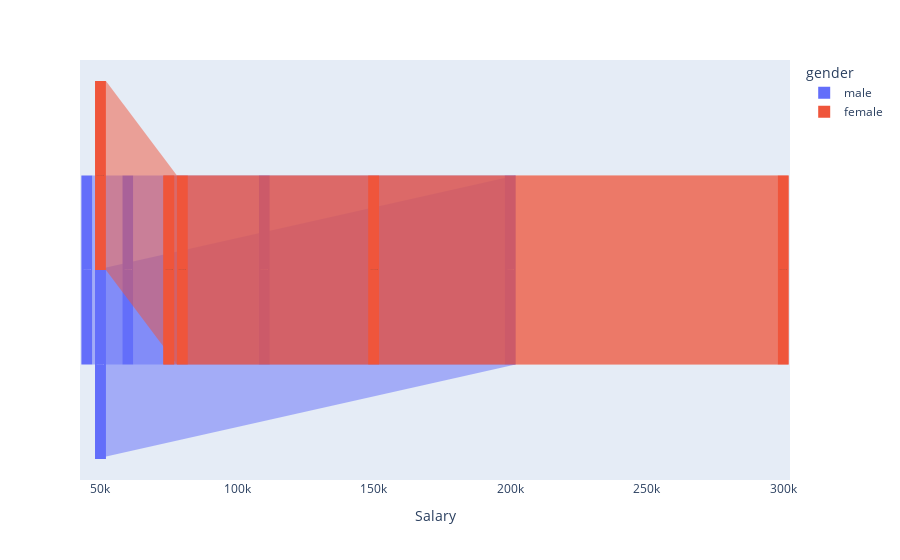

This figure's notebook cell:
### Code cell
import plotly.express as px
import pandas as pd
df=pd.read_csv('position_salaries.csv')
fig = px.funnel(df, x='Salary', y='ids', color='gender')
fig.show()

### Figure 1 — Plotly figure (JSON) as saved in the notebook; plotly's stock layout.template omitted (floating-point values rounded to 4 significant figures)
{"data": [{"hovertemplate": "gender=male<br>Salary=%{x}<br>ids=%{y}<extra></extra>", "legendgroup": "male", "marker": {"color": "#636efa"}, "name": "male", "orientation": "v", "showlegend": true, "type": "funnel", "x": [45000, 60000, 110000, 200000, 50000], "xaxis": "x", "y": [1567544, 1567546, 1567548, 1567550, 1567552], "yaxis": "y"}, {"hovertemplate": "gender=female<br>Salary=%{x}<br>ids=%{y}<extra></extra>", "legendgroup": "female", "marker": {"color": "#EF553B"}, "name": "female", "orientation": "v", "showlegend": true, "type": "funnel", "x": [50000, 80000, 150000, 300000, 75000], "xaxis": "x", "y": [1567545, 1567547, 1567549, 1567551, 1567553], "yaxis": "y"}], "layout": {"legend": {"title": {"text": "gender"}, "tracegroupgap": 0}, "margin": {"t": 60}, "xaxis": {"anchor": "y", "domain": [0, 1], "title": {"text": "Salary"}}, "yaxis": {"anchor": "x", "domain": [0, 1], "title": {"text": "ids"}}}}
